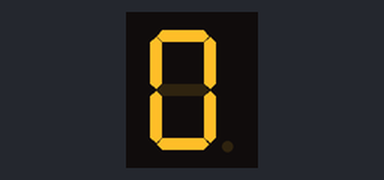
A sketch run on a simulated Arduino Uno, built with avr-gcc and run on an emulated ATmega328P. Shown: 1-digit seven-segment display. Wiring (inferred from the names in the program): 1-digit 7-segment display, segments lit when HIGH: segments pin 2, pin 3, pin 4, pin 5, pin 6, pin 7, pin 8. The segment pins are drawn as the display they are named for.

Above: at 0.1 s.
At 1.1 s:
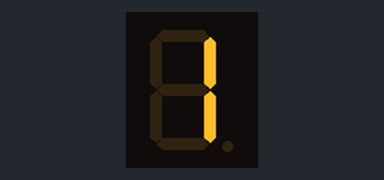
At 2.1 s:
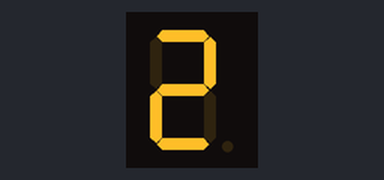
At 4.1 s:
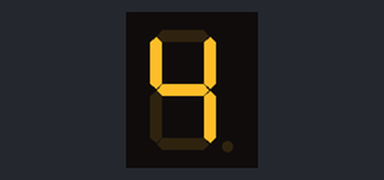
At 6.1 s:
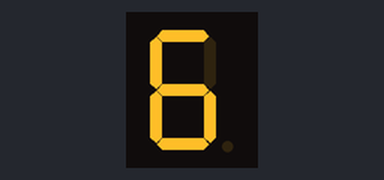
At 9.1 s:
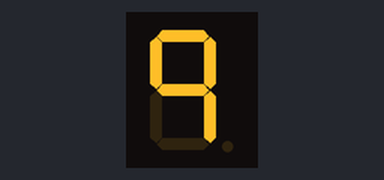

Measured:
- by itself, everything shown: repeats every 10.0 s, in 10 steps
- what the display in image 1 shows lasts 1.0 s, from 1.0 s to 2.0 s

The sketch:

EX8-Display-7-Segmentos.ino
```cpp
/*
  Exibição de Dígitos em um Display de 7 Segmentos
  Este exemplo demonstra como exibir os dígitos de 0 a 9 em um display de 7 segmentos,
  utilizando um Arduino UNO.

  Elaborado/Adaptado por Epaminondas Lage
*/

// Definindo os pinos para cada segmento do display de 7 segmentos
const int segA = 2;
const int segB = 3;
const int segC = 4;
const int segD = 5;
const int segE = 6;
const int segF = 7;
const int segG = 8;

// Mapeamento dos números (0-9) para os segmentos do display
const int digit[10][7] = {
  {1, 1, 1, 1, 1, 1, 0}, // 0
  {0, 1, 1, 0, 0, 0, 0}, // 1
  {1, 1, 0, 1, 1, 0, 1}, // 2
  {1, 1, 1, 1, 0, 0, 1}, // 3
  {0, 1, 1, 0, 0, 1, 1}, // 4
  {1, 0, 1, 1, 0, 1, 1}, // 5
  {1, 0, 1, 1, 1, 1, 1}, // 6
  {1, 1, 1, 0, 0, 0, 0}, // 7
  {1, 1, 1, 1, 1, 1, 1}, // 8
  {1, 1, 1, 0, 0, 1, 1}  // 9
};

void setup() {
  // Configurando os pinos dos segmentos como saídas
  pinMode(segA, OUTPUT);
  pinMode(segB, OUTPUT);
  pinMode(segC, OUTPUT);
  pinMode(segD, OUTPUT);
  pinMode(segE, OUTPUT);
  pinMode(segF, OUTPUT);
  pinMode(segG, OUTPUT);
}

void loop() {
  // Loop para exibir números de 0 a 9 no display
  for (int i = 0; i < 10; i++) {
    displayDigit(i);
    delay(1000); // Espera 1 segundo antes de mudar para o próximo número
  }
}

// Função para exibir um dígito no display
void displayDigit(int num) {
  digitalWrite(segA, digit[num][0]);
  digitalWrite(segB, digit[num][1]);
  digitalWrite(segC, digit[num][2]);
  digitalWrite(segD, digit[num][3]);
  digitalWrite(segE, digit[num][4]);
  digitalWrite(segF, digit[num][5]);
  digitalWrite(segG, digit[num][6]);
}
```
